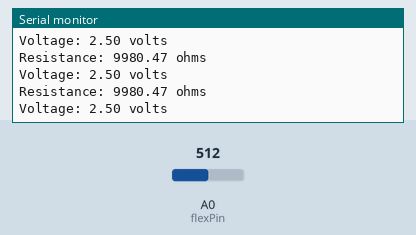
A sketch run on a simulated Arduino Uno, built with avr-gcc and run on an emulated ATmega328P. Shown: the last lines printed to the serial monitor. The test bench sets the inputs (shaded band); at power-on: A0 (flexPin) = 512.

Above: at 1.3 s.
1.4 s: A0 (flexPin) set to 0
At 1.82 s:
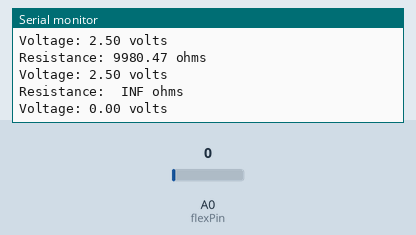
3.5 s: A0 (flexPin) set to 122
At 3.83 s:
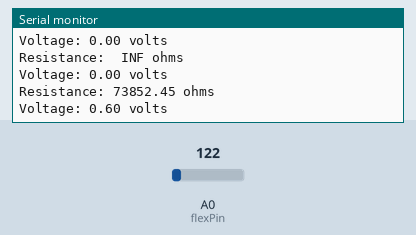
Timing chart, 0 to 6.5 s (numbered marks = the images above; inputs shaded):
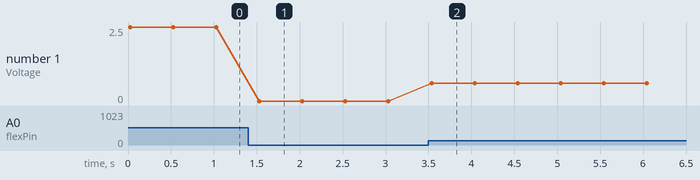

The sketch:

FlexSensor.ino
```cpp
const int flexPin = A0;			// Pin connected to voltage divider output

// Change these constants according to your project's design
const float VCC = 5;			// voltage at Ardunio 5V line
const float R_DIV = 10000.0;	// resistor used to create a voltage divider
const float flatResistance = 25000.0;	// resistance when flat
const float bendResistance = 100000.0;	// resistance at 90 deg

float voltage=0;

void setup() {
	Serial.begin(9600);
	pinMode(flexPin, INPUT);
}

void loop() {
	// Read the ADC, and calculate voltage and resistance from it
	int ADCflex = analogRead(flexPin);
	float Vflex = ADCflex * VCC / 1023.0;
	float Rflex = R_DIV * (VCC / Vflex - 1.0);
  voltage=VCC*(R_DIV/(R_DIV+Rflex));
	Serial.println("Resistance: " + String(Rflex) + " ohms");
	Serial.println("Voltage: " + String(voltage) + " volts");
	Serial.println();

	delay(500);
}
```

Measured:
- after the input at 1.4 s, the serial monitor: prints a new line after 0.10 s (image 1)
- after the input at 3.5 s, the serial monitor: prints a new line at once (image 2)
- plotted number 1: 2.5 → 0 after the input at 1.4 s, 0 → 0.6 after the input at 3.5 s
